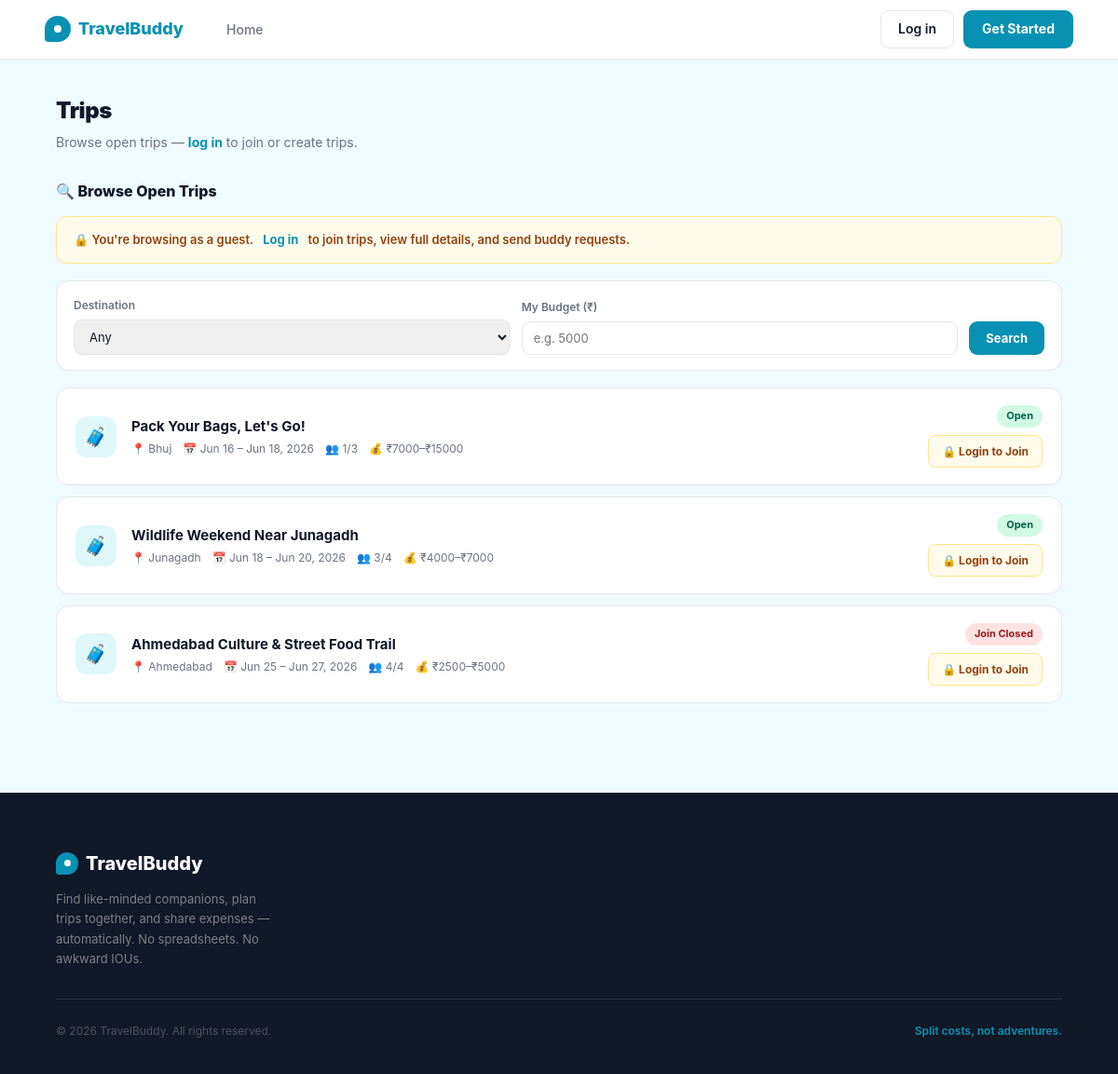
The page /trips on the database as committed earlier.
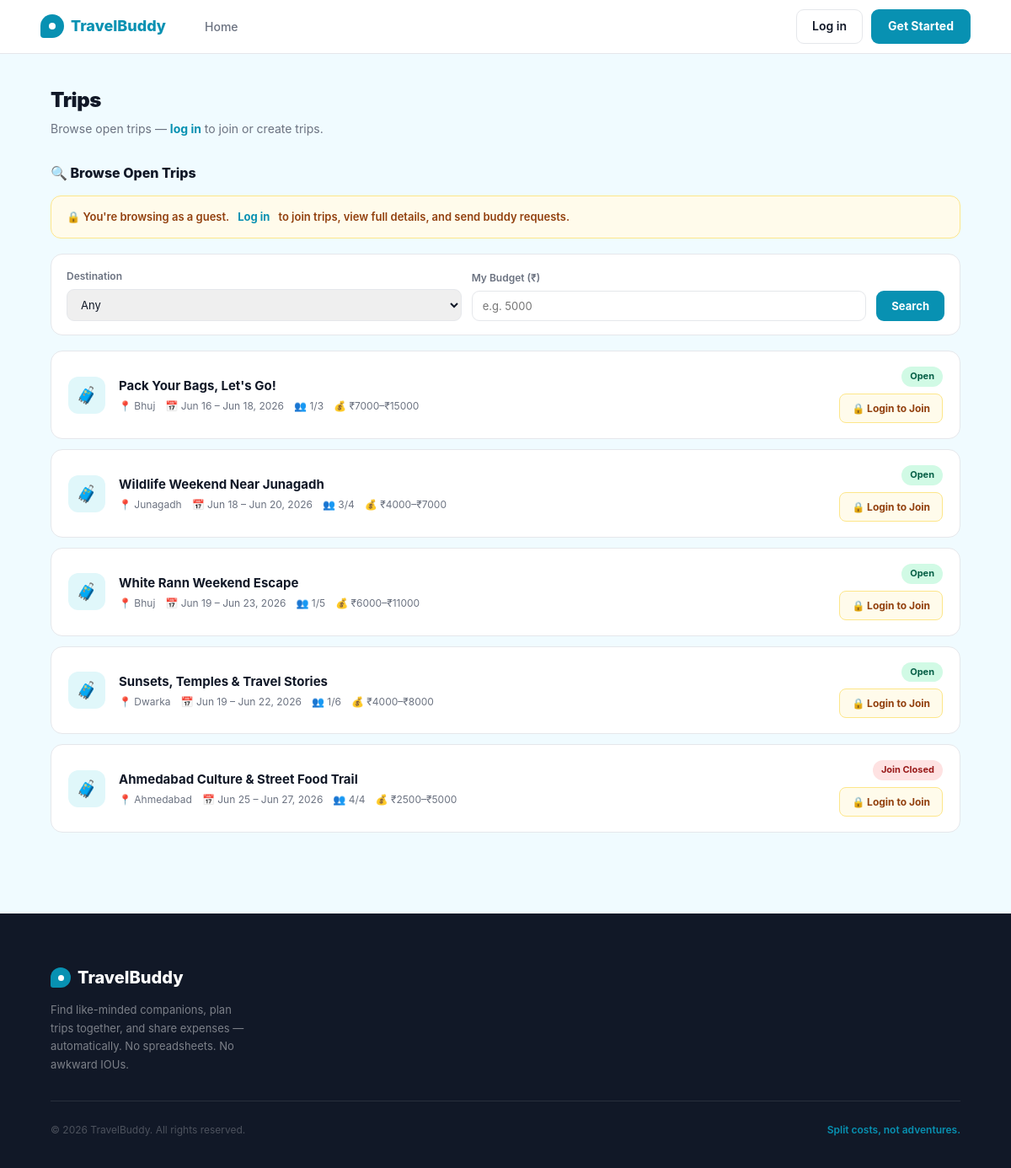
The same page on the database as committed later.
### app/models.py (models this page shows, shortened)
class Trip(db.Model):
    __tablename__ = 'trips'
    id          = db.Column(db.Integer, primary_key=True)
    owner_id    = db.Column(db.Integer, db.ForeignKey('users.id'), nullable=False)
    title       = db.Column(db.String(150), nullable=False)
    destination = db.Column(db.String(150), nullable=False)
    departure_city = db.Column(db.String(100), default='')
    start_date  = db.Column(db.Date, nullable=False)
    end_date    = db.Column(db.Date, nullable=False)
    description = db.Column(db.Text, default='')
    budget_min  = db.Column(db.Float, default=0)
    budget_max  = db.Column(db.Float, default=0)
    max_members = db.Column(db.Integer, default=4)
    status      = db.Column(db.String(20), default='upcoming')  # upcoming, active, completed
    is_public   = db.Column(db.Boolean, default=True)
    created_at  = db.Column(db.DateTime, default=lambda: datetime.now(timezone.utc))
    owner    = db.relationship('User', back_populates='owned_trips')
    members  = db.relationship('TripMember', back_populates='trip', lazy='dynamic',
                               cascade='all, delete-orphan')
    expenses = db.relationship('Expense', back_populates='trip', lazy='dynamic',
                               cascade='all, delete-orphan')
    def member_count(self):
        return self.members.filter_by(status='accepted').count() + 1  # +1 for owner
    def is_full(self):
        return self.member_count() >= self.max_members

### app/trips/routes.py (the view)
@trips.route('/trips')
def index():
    my_trips = []
    pending_ids = set()
    accepted_ids = set()
    if current_user.is_authenticated:
        my_trip_ids = current_user._all_trip_ids()
        my_trips = Trip.query.filter(Trip.id.in_(my_trip_ids)).all() if my_trip_ids else []
        pending_ids = {m.trip_id for m in
                       TripMember.query.filter_by(user_id=current_user.id, status='pending').all()}
        accepted_ids = {m.trip_id for m in
                        TripMember.query.filter_by(user_id=current_user.id, status='accepted').all()}
        my_trip_ids_set = set(my_trip_ids)
    else:
        my_trip_ids_set = set()
    query = Trip.query.filter(Trip.is_public == True)  # noqa: E712
    if my_trip_ids_set:
        query = query.filter(~Trip.id.in_(my_trip_ids_set))
    destination = request.args.get('destination', '').strip()
    budget = request.args.get('budget', '').strip()
    if destination:
        query = query.filter(Trip.destination == destination)
    if budget:
        try:
            b = float(budget)
            query = query.filter(Trip.budget_min <= b)
        except ValueError:
            pass
    browse_trips = query.order_by(Trip.start_date.asc()).all()
    return render_template('trips/index.html',
        my_trips=my_trips,
        browse_trips=browse_trips,
        pending_ids=pending_ids,
        accepted_ids=accepted_ids,
        destination=destination,
        budget=budget,
        city_choices=GUJARAT_CITIES + NEARBY_CITIES,
        today=date.today()
    )

### app/templates/trips/index.html (shortened to what this page needs)
{% extends "base.html" %}
{% block content %}
<div class="trips-page">
  <div class="trips-inner">
    <div class="page-header">
      <div>
        <h1 class="page-title">Trips</h1>
        <p class="page-subtitle">
          {% if current_user.is_authenticated %}
            Manage your trips and find new ones to join.
          {% else %}
            Browse open trips — <a href="{{ url_for('auth.login') }}" style="color:var(--green);font-weight:700;">log in</a> to join or create trips.
          {% endif %}
        </p>
      </div>
    </div>
    <div class="section">
      <div class="section-title">🔍 Browse Open Trips</div>
      {% if not current_user.is_authenticated %}
      <div class="guest-banner">
        🔒 You're browsing as a guest. <a href="{{ url_for('auth.login') }}">Log in</a> to join trips, view full details, and send buddy requests.
      </div>
      {% endif %}
      <form method="GET" action="{{ url_for('trips.index') }}" class="filter-bar">
        <div class="filter-field">
          <label>Destination</label>
          <select name="destination">
            <option value="">Any</option>
          </select>
        </div>
        <div class="filter-field">
          <label>My Budget (₹)</label>
          <input type="number" name="budget" placeholder="e.g. 5000" value="{{ budget }}">
        </div>
        <button type="submit" class="btn-filter">Search</button>
      </form>
      {% if browse_trips %}
        <div class="trip-cards">
          {% for trip in browse_trips %}
          <div class="trip-card">
            <div class="trip-icon">🧳</div>
            <div class="trip-info">
              <div class="trip-name">
                {% if current_user.is_authenticated %}
                  <a href="{{ url_for('trips.detail', trip_id=trip.id) }}">{{ trip.title }}</a>
                {% else %}
                  <a href="{{ url_for('auth.login') }}">{{ trip.title }}</a>
                {% endif %}
              </div>
              <div class="trip-meta">
                <span>📍 {{ trip.destination }}</span>
                <span>📅 {{ trip.start_date.strftime('%b %d') }} – {{ trip.end_date.strftime('%b %d, %Y') }}</span>
                <span>👥 {{ trip.member_count() }}/{{ trip.max_members }}</span>
                <span>💰 ₹{{ "%.0f"|format(trip.budget_min) }}–₹{{ "%.0f"|format(trip.budget_max) }}</span>
              </div>
            </div>
            <div class="trip-right">
              {% if trip.is_full() %}
                <span class="badge badge-join-closed">Join Closed</span>
              {% else %}
                <span class="badge badge-open">Open</span>
              {% endif %}
              {% if current_user.is_authenticated %}
                {% if trip.id in accepted_ids %}
                  <span class="badge badge-owner">Joined</span>
                {% elif trip.id in pending_ids %}
                  <button class="btn-small btn-pending" disabled>Request Sent</button>
                {% elif not trip.is_full() %}
                  <form method="POST" action="{{ url_for('trips.send_request', trip_id=trip.id) }}">
                    <input type="hidden" name="csrf_token" value="{{ csrf_token() }}">
                    <button type="submit" class="btn-small btn-request">Send Buddy Request</button>
                  </form>
                {% endif %}
                <a href="{{ url_for('trips.detail', trip_id=trip.id) }}" class="btn-small btn-view">View →</a>
              {% else %}
                <a href="{{ url_for('auth.login') }}" class="btn-guest-login">🔒 Login to Join</a>
              {% endif %}
            </div>
          </div>
          {% endfor %}
        </div>
      {% else %}
        <div class="empty-state">
          <div class="empty-icon">🤷</div>
          <h4>No open trips found</h4>
          <p>Try adjusting your filters, or check back later for new trips.</p>
        </div>
      {% endif %}
    </div>
  </div>
</div>
{% endblock %}

### app/templates/base.html (shortened to what this page needs)
<!DOCTYPE html>
<html lang="en">
<head>
</head>
<body>
<nav>
  <a href="{{ url_for('main.home') }}" class="logo">
    <div class="logo-icon"></div>
    TravelBuddy
  </a>
  {% if current_user.is_authenticated %}
    <ul class="nav-links">
      <li><a href="{{ url_for('dashboard.index') }}" {% if request.endpoint == 'dashboard.index' %}class="active"{% endif %}>Dashboard</a></li>
      <li><a href="{{ url_for('trips.index') }}" {% if request.endpoint and request.endpoint.startswith('trips.') %}class="active"{% endif %}>Trips</a></li>
      <li><a href="{{ url_for('expenses.my_expenses') }}" {% if request.endpoint == 'expenses.my_expenses' %}class="active"{% endif %}>Expenses</a></li>
    </ul>
    <div class="nav-right">
      <div class="nav-user">
        <div class="nav-avatar">{{ current_user.name[0].upper() }}</div>
        <a href="{{ url_for('profile.view') }}" style="color:inherit;">{{ current_user.name.split()[0] }}</a>
      </div>
      <a href="{{ url_for('auth.logout') }}" class="btn-logout">Log out</a>
    </div>
  {% else %}
    <ul class="nav-links">
      <li><a href="{{ url_for('main.home') }}">Home</a></li>
    </ul>
    <div class="nav-right">
      <a href="{{ url_for('auth.login') }}" class="btn-login">Log in</a>
      <a href="{{ url_for('auth.register') }}" class="btn-cta-nav">Get Started</a>
    </div>
  {% endif %}
</nav>
{% block content %}{% endblock %}
<footer>
  <div class="footer-inner">
    <div class="footer-top">
      <div class="footer-brand">
        <div class="footer-logo">
          <div class="footer-logo-icon"></div>
          TravelBuddy
        </div>
        <p>Find like-minded companions, plan trips together, and share expenses — automatically. No spreadsheets. No awkward IOUs.</p>
      </div>
    </div>
    <div class="footer-bottom">
      <p class="footer-copy">© 2026 TravelBuddy. All rights reserved.</p>
      <p class="footer-tagline-bottom">Split costs, not adventures.</p>
    </div>
  </div>
</footer>
</body>
</html>

Rows that differ between the two databases and show on the page:
added Trip: title "White Rann Weekend Escape", destination "Bhuj", start_date "Jun 19", end_date "Jun 23, 2026", member_count "1", max_members "5", budget_min "6000", budget_max "11000", shows "Open"
added Trip: title "Sunsets, Temples & Travel Stories", destination "Dwarka", start_date "Jun 19", end_date "Jun 22, 2026", member_count "1", max_members "6", budget_min "4000", budget_max "8000", shows "Open"
